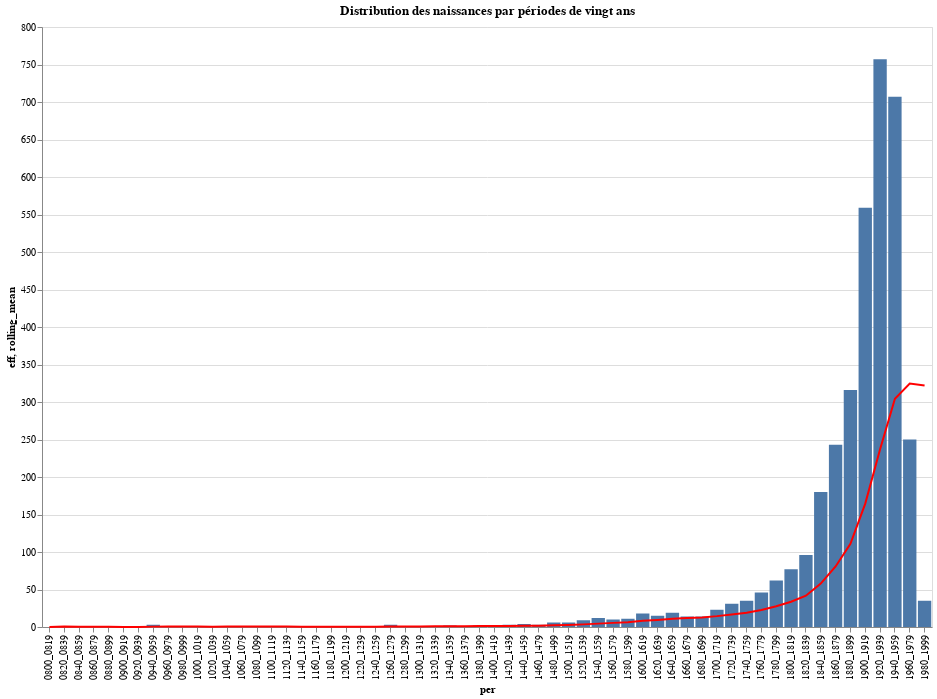

Write notebook code for a chart like this one.
### Code cell
### Ajouter une moyenne glissante
# Documentation:
#     https://joelostblom.github.io/altair-docs/gallery/bar_with_rolling_mean.html

## https://altair-viz.github.io/user_guide/data.html
data_trsf = alt.Data(values=data)

bar = alt.Chart(data_trsf).mark_bar().encode(
    x='per:N',
    y='eff:Q',
    tooltip=('eff:Q', 'names:N')
   
)

line = alt.Chart(data_trsf).mark_line(color='red').transform_window(
    # The field to average
    rolling_mean='mean(eff)',
    # The number of values before and after the current value to include.
    frame=[-9, 0]
).encode(
    x='per:O',
    y='rolling_mean:Q'
)

(bar + line).properties(height= 600, width=890,  title = 'Distribution des naissances par périodes de vingt ans')
